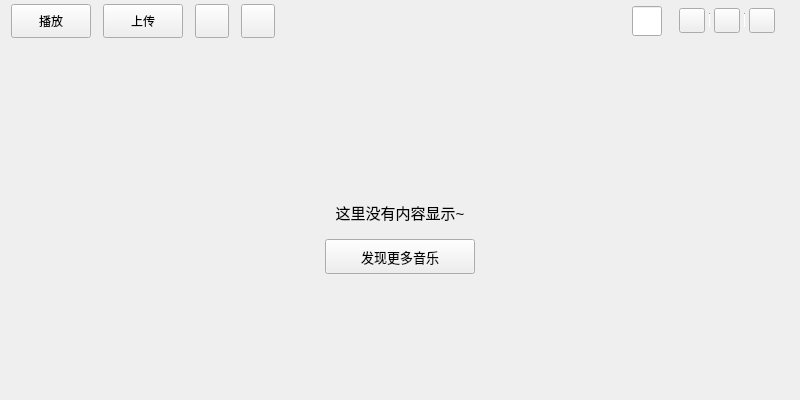
<?xml version="1.0" encoding="UTF-8"?>
<ui version="4.0">
 <class>UploadedSong</class>
 <widget class="QWidget" name="UploadedSong">
  <property name="geometry">
   <rect>
    <x>0</x>
    <y>0</y>
    <width>800</width>
    <height>400</height>
   </rect>
  </property>
  <property name="windowTitle">
   <string>UploadedSong</string>
  </property>
  <layout class="QVBoxLayout" name="verticalLayout_2">
   <property name="topMargin">
    <number>4</number>
   </property>
   <item>
    <widget class="QWidget" name="cloud_operation_widget" native="true">
     <layout class="QHBoxLayout" name="horizontalLayout">
      <property name="spacing">
       <number>12</number>
      </property>
      <property name="leftMargin">
       <number>0</number>
      </property>
      <property name="topMargin">
       <number>0</number>
      </property>
      <item>
       <widget class="QToolButton" name="cloud_play_toolButton">
        <property name="minimumSize">
         <size>
          <width>80</width>
          <height>34</height>
         </size>
        </property>
        <property name="maximumSize">
         <size>
          <width>80</width>
          <height>34</height>
         </size>
        </property>
        <property name="text">
         <string>播放</string>
        </property>
        <property name="toolButtonStyle">
         <enum>Qt::ToolButtonTextBesideIcon</enum>
        </property>
       </widget>
      </item>
      <item>
       <widget class="QToolButton" name="cloud_upload_toolButton">
        <property name="minimumSize">
         <size>
          <width>80</width>
          <height>34</height>
         </size>
        </property>
        <property name="maximumSize">
         <size>
          <width>80</width>
          <height>34</height>
         </size>
        </property>
        <property name="cursor">
         <cursorShape>PointingHandCursor</cursorShape>
        </property>
        <property name="text">
         <string>上传</string>
        </property>
        <property name="toolButtonStyle">
         <enum>Qt::ToolButtonTextBesideIcon</enum>
        </property>
       </widget>
      </item>
      <item>
       <widget class="QToolButton" name="cloud_download_toolButton">
        <property name="minimumSize">
         <size>
          <width>34</width>
          <height>34</height>
         </size>
        </property>
        <property name="maximumSize">
         <size>
          <width>34</width>
          <height>34</height>
         </size>
        </property>
        <property name="text">
         <string/>
        </property>
       </widget>
      </item>
      <item>
       <widget class="QToolButton" name="cloud_delete_toolButton">
        <property name="minimumSize">
         <size>
          <width>34</width>
          <height>34</height>
         </size>
        </property>
        <property name="maximumSize">
         <size>
          <width>34</width>
          <height>34</height>
         </size>
        </property>
        <property name="text">
         <string/>
        </property>
       </widget>
      </item>
      <item>
       <spacer name="horizontalSpacer">
        <property name="orientation">
         <enum>Qt::Horizontal</enum>
        </property>
        <property name="sizeHint" stdset="0">
         <size>
          <width>362</width>
          <height>20</height>
         </size>
        </property>
       </spacer>
      </item>
      <item>
       <widget class="MySearchLineEdit" name="cloud_search_lineEdit">
        <property name="sizePolicy">
         <sizepolicy hsizetype="Fixed" vsizetype="Fixed">
          <horstretch>0</horstretch>
          <verstretch>0</verstretch>
         </sizepolicy>
        </property>
        <property name="minimumSize">
         <size>
          <width>30</width>
          <height>30</height>
         </size>
        </property>
        <property name="maximumSize">
         <size>
          <width>30</width>
          <height>30</height>
         </size>
        </property>
        <property name="placeholderText">
         <string/>
        </property>
       </widget>
      </item>
      <item>
       <widget class="QWidget" name="small_widget" native="true">
        <layout class="QHBoxLayout" name="horizontalLayout_14">
         <property name="spacing">
          <number>4</number>
         </property>
         <property name="leftMargin">
          <number>5</number>
         </property>
         <property name="topMargin">
          <number>2</number>
         </property>
         <property name="rightMargin">
          <number>5</number>
         </property>
         <property name="bottomMargin">
          <number>2</number>
         </property>
         <item>
          <widget class="QToolButton" name="cloud_share_toolButton">
           <property name="cursor">
            <cursorShape>PointingHandCursor</cursorShape>
           </property>
           <property name="toolTip">
            <string>分享</string>
           </property>
           <property name="text">
            <string/>
           </property>
           <property name="iconSize">
            <size>
             <width>18</width>
             <height>18</height>
            </size>
           </property>
          </widget>
         </item>
         <item>
          <widget class="Line" name="line_2">
           <property name="sizePolicy">
            <sizepolicy hsizetype="Fixed" vsizetype="Fixed">
             <horstretch>0</horstretch>
             <verstretch>0</verstretch>
            </sizepolicy>
           </property>
           <property name="minimumSize">
            <size>
             <width>1</width>
             <height>15</height>
            </size>
           </property>
           <property name="maximumSize">
            <size>
             <width>1</width>
             <height>16777215</height>
            </size>
           </property>
           <property name="font">
            <font>
             <family>宋体</family>
            </font>
           </property>
           <property name="lineWidth">
            <number>1</number>
           </property>
           <property name="orientation">
            <enum>Qt::Vertical</enum>
           </property>
          </widget>
         </item>
         <item>
          <widget class="QToolButton" name="cloud_sort_toolButton">
           <property name="cursor">
            <cursorShape>PointingHandCursor</cursorShape>
           </property>
           <property name="toolTip">
            <string>当前排序方式：默认排序</string>
           </property>
           <property name="text">
            <string/>
           </property>
           <property name="iconSize">
            <size>
             <width>18</width>
             <height>18</height>
            </size>
           </property>
           <property name="checkable">
            <bool>false</bool>
           </property>
          </widget>
         </item>
         <item>
          <widget class="Line" name="line_3">
           <property name="sizePolicy">
            <sizepolicy hsizetype="Fixed" vsizetype="Fixed">
             <horstretch>0</horstretch>
             <verstretch>0</verstretch>
            </sizepolicy>
           </property>
           <property name="minimumSize">
            <size>
             <width>1</width>
             <height>15</height>
            </size>
           </property>
           <property name="maximumSize">
            <size>
             <width>1</width>
             <height>16777215</height>
            </size>
           </property>
           <property name="font">
            <font>
             <family>宋体</family>
            </font>
           </property>
           <property name="orientation">
            <enum>Qt::Vertical</enum>
           </property>
          </widget>
         </item>
         <item>
          <widget class="QToolButton" name="cloud_batch_toolButton">
           <property name="cursor">
            <cursorShape>PointingHandCursor</cursorShape>
           </property>
           <property name="toolTip">
            <string>批量操作</string>
           </property>
           <property name="text">
            <string/>
           </property>
           <property name="iconSize">
            <size>
             <width>18</width>
             <height>18</height>
            </size>
           </property>
          </widget>
         </item>
        </layout>
       </widget>
      </item>
     </layout>
    </widget>
   </item>
   <item>
    <widget class="QWidget" name="widget_3" native="true">
     <layout class="QVBoxLayout" name="verticalLayout" stretch="1,1,1">
      <item>
       <spacer name="verticalSpacer_2">
        <property name="orientation">
         <enum>Qt::Vertical</enum>
        </property>
        <property name="sizeHint" stdset="0">
         <size>
          <width>20</width>
          <height>40</height>
         </size>
        </property>
       </spacer>
      </item>
      <item>
       <layout class="QGridLayout" name="gridLayout">
        <property name="verticalSpacing">
         <number>15</number>
        </property>
        <item row="0" column="0">
         <spacer name="horizontalSpacer_8">
          <property name="orientation">
           <enum>Qt::Horizontal</enum>
          </property>
          <property name="sizeHint" stdset="0">
           <size>
            <width>40</width>
            <height>20</height>
           </size>
          </property>
         </spacer>
        </item>
        <item row="0" column="1">
         <widget class="QLabel" name="prompt_label">
          <property name="font">
           <font>
            <pointsize>11</pointsize>
           </font>
          </property>
          <property name="text">
           <string>这里没有内容显示~</string>
          </property>
          <property name="scaledContents">
           <bool>false</bool>
          </property>
          <property name="alignment">
           <set>Qt::AlignBottom|Qt::AlignHCenter</set>
          </property>
         </widget>
        </item>
        <item row="0" column="2">
         <spacer name="horizontalSpacer_9">
          <property name="orientation">
           <enum>Qt::Horizontal</enum>
          </property>
          <property name="sizeHint" stdset="0">
           <size>
            <width>40</width>
            <height>20</height>
           </size>
          </property>
         </spacer>
        </item>
        <item row="1" column="0">
         <spacer name="horizontalSpacer_11">
          <property name="orientation">
           <enum>Qt::Horizontal</enum>
          </property>
          <property name="sizeHint" stdset="0">
           <size>
            <width>40</width>
            <height>20</height>
           </size>
          </property>
         </spacer>
        </item>
        <item row="1" column="1">
         <widget class="QPushButton" name="search_pushButton">
          <property name="minimumSize">
           <size>
            <width>150</width>
            <height>35</height>
           </size>
          </property>
          <property name="maximumSize">
           <size>
            <width>150</width>
            <height>35</height>
           </size>
          </property>
          <property name="font">
           <font>
            <pointsize>10</pointsize>
           </font>
          </property>
          <property name="cursor">
           <cursorShape>PointingHandCursor</cursorShape>
          </property>
          <property name="text">
           <string>发现更多音乐</string>
          </property>
         </widget>
        </item>
        <item row="1" column="2">
         <spacer name="horizontalSpacer_10">
          <property name="orientation">
           <enum>Qt::Horizontal</enum>
          </property>
          <property name="sizeHint" stdset="0">
           <size>
            <width>40</width>
            <height>20</height>
           </size>
          </property>
         </spacer>
        </item>
       </layout>
      </item>
      <item>
       <spacer name="verticalSpacer">
        <property name="orientation">
         <enum>Qt::Vertical</enum>
        </property>
        <property name="sizeHint" stdset="0">
         <size>
          <width>20</width>
          <height>40</height>
         </size>
        </property>
       </spacer>
      </item>
     </layout>
    </widget>
   </item>
  </layout>
 </widget>
 <customwidgets>
  <customwidget>
   <class>MySearchLineEdit</class>
   <extends>QLineEdit</extends>
   <header>MySearchLineEdit.h</header>
  </customwidget>
 </customwidgets>
 <resources/>
 <connections/>
</ui>
